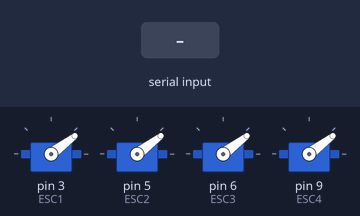
Recording of a sketch running on a simulated Arduino Mega 2560, built with avr-gcc and run on an emulated ATmega2560. On the bench: 4 × servo. The test bench sets the inputs (shaded band). What the sketch prints to the serial monitor is not drawn.

Above: at 0.4 s.
At 1.9 s:
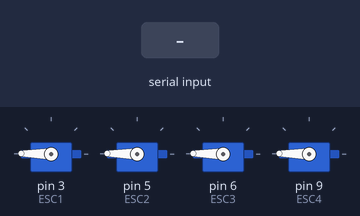
At 4.0 s:
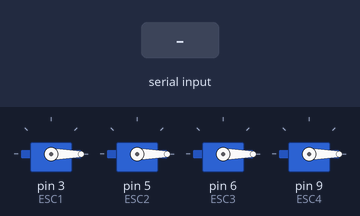
4.1 s: "1" received over the second serial link
Timing chart, 0 to 7.1 s (numbered marks = the images above; inputs shaded):
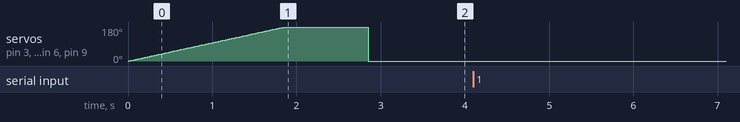

The sketch:

ArduinoCode.ino
```cpp
#include <Servo.h>  //importeer de servo biblioteek voor het gemakelijk maken van PWM singaalen

const char SIZE = 5;

unsigned char In[SIZE];       // zet groote voor de input buffer, dus ik verwatch om 5 bytes per keer te ontvangen
unsigned char MotorSpeed[4];  // houd de totaale motor snelheid bij voor elke motor

unsigned char Trothle[4];  // algemeene trothle van de drone dus hoe snel ze draaien
unsigned char Dir1[4];     //dir 1 is for forward back left and right, houd bij hoeveel elke motor bij krijgt als er in een bepaalde richting bewogen word

Servo ESC1;
Servo ESC2;
Servo ESC3;
Servo ESC4;  //initializeer alle ESC's (Electronic Speed Controller's)

int i = 0;  //iterator

void setup() {
  Serial.begin(9600);
  Serial1.begin(9600);  // initializeer hardware en software Serieele comunicaties

  ESC1.attach(3, 700, 2300);
  ESC2.attach(5, 700, 2300);
  ESC3.attach(6, 700, 2300);
  ESC4.attach(9, 700, 2300);  // assing pinnummer, min pulsgrote voor pwm, max pulsegroote voor pwm

  for (int speed = 0; speed < 180; speed++) {
    ESC1.write(speed);
    ESC2.write(speed);
    ESC3.write(speed);
    ESC4.write(speed);
    delay(10);
  }
  delay(1000);
  ESC1.write(0);
  ESC2.write(0);
  ESC3.write(0);
  ESC4.write(0);
}

void loop() {
  if (Serial1.available() > 0) {
    int len = Serial1.readBytes(In, SIZE);  //lees "SIZE" (SIZE = 5) bytes per keer en sla ze op in de "In" lijst
    if (In[0] == 0xF2) {                    // 1ste byte is signal byte die aantoont welke soort data het is
      for (i = 1; i < 5; i++) {
        Trothle[i - 1] = In[i];  // in dit geval is het de trothel data dus set de trothel lijst naar de nieuwe waarden
      }
    }

    if (In[0] == 0xF0) {  // zelfde als hierboven dit is True als de signal byte gelijk is aan 0xF0 of 240
      for (i = 1; i < 5; i++) {
        Dir1[i - 1] = In[i];  // zet de Dir1 lijst gelijk aan de nieuwe waarden
      }
    }

    for (int j = 0; j < 4; j++) {  //voor elke motor word de totaal snelheid gelijkgezet aan de Trothle + Dir
      MotorSpeed[j] = Trothle[j] + Dir1[j];
      Serial.print(j);  //prints voor debugig
      Serial.print(": ");
      Serial.println(MotorSpeed[j], DEC);
    }
    ESC1.write(MotorSpeed[0]);
    ESC2.write(MotorSpeed[1]);
    ESC3.write(MotorSpeed[2]);
    ESC4.write(MotorSpeed[3]);  // schrijf alle motorsnelheeden naar de ESC's min waarde is 0 en max is 180
    // dus de motors draaien op 100% snelheid als motorspeed voor die motor gelijk is aan 180
  }
}
```

Measured:
- after the input at 4.1 s, every drawn part: stays the same
- by itself, servo on pin 3 (ESC1), servo on pin 5 (ESC2), servo on pin 6 (ESC3), servo on pin 9 (ESC4): rises from 0° to 179° in 1.8 s, then falls to 0° in 1.0 s
